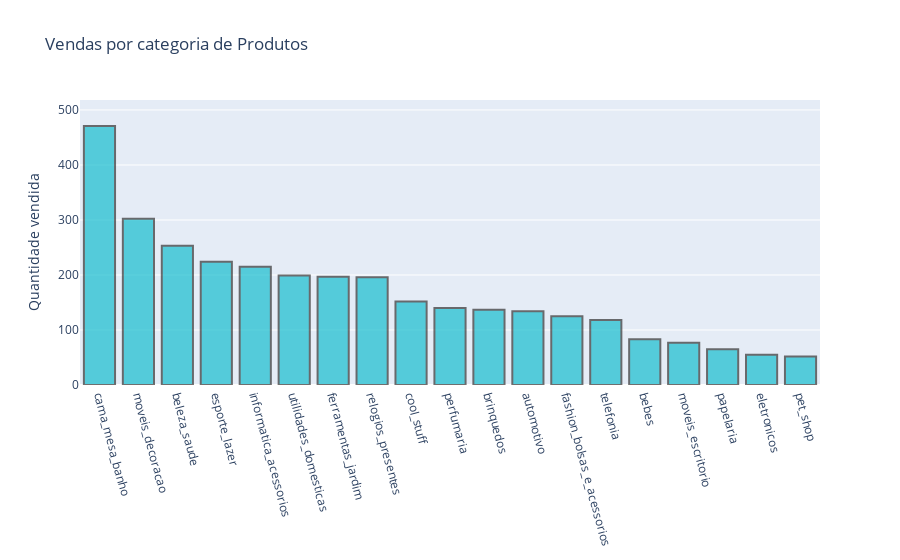

Notebook cell for this chart:
### Code cell
trace0 = go.Bar(y=vendas_produto_por_categoria.values,
                x=vendas_produto_por_categoria.index,
                marker = {'color': '#17becf',
                         'line': {'color': '#333',
                                  'width': 2}
                         },
                opacity= 0.7,
                orientation='v'
              )
data = [trace0]
# Criando Layout
configuracoes_layout = go.Layout(title='Vendas por categoria de Produtos',
                   xaxis=dict(
                         titlefont=dict(
                                   size=40,
                                   color='lightgrey'),
                   tickangle=75),
                   #Valor maximo da faixa + 10%              
                   yaxis={'title': 'Quantidade vendida',
                         'range': [0,max(vendas_produto_por_categoria.values) * 1.10]
                         })
# Objeto figura
fig = go.Figure(data=data, layout=configuracoes_layout)
# plotando o grafico
py.iplot(fig)

### Figure 1 — Plotly figure (JSON) as saved in the notebook; plotly's stock layout.template omitted (floating-point values rounded to 4 significant figures)
{"data": [{"marker": {"color": "#17becf", "line": {"color": "#333", "width": 2}}, "opacity": 0.7, "orientation": "v", "type": "bar", "x": ["cama_mesa_banho", "moveis_decoracao", "beleza_saude", "esporte_lazer", "informatica_acessorios", "utilidades_domesticas", "ferramentas_jardim", "relogios_presentes", "cool_stuff", "perfumaria", "brinquedos", "automotivo", "fashion_bolsas_e_acessorios", "telefonia", "bebes", "moveis_escritorio", "papelaria", "eletronicos", "pet_shop"], "y": [471, 302, 253, 224, 215, 199, 197, 196, 152, 140, 137, 134, 125, 118, 83, 77, 65, 55, 52]}], "layout": {"title": {"text": "Vendas por categoria de Produtos"}, "xaxis": {"tickangle": 75, "title": {"font": {"color": "lightgrey", "size": 40}}}, "yaxis": {"range": [0, 518.1], "title": {"text": "Quantidade vendida"}}}}
